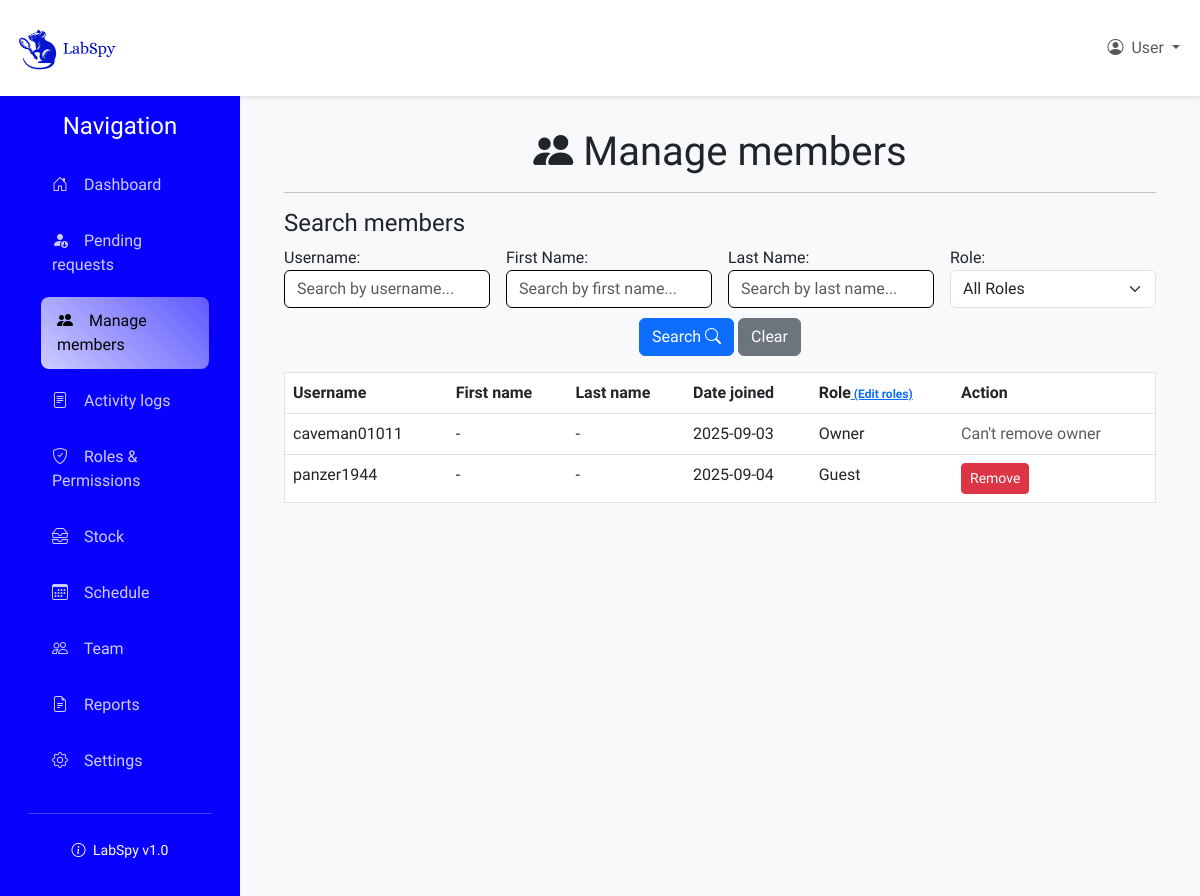
/labspaces/lab/E5PW8A/manage_members/ (signed in), run on an earlier commit of the app's database.
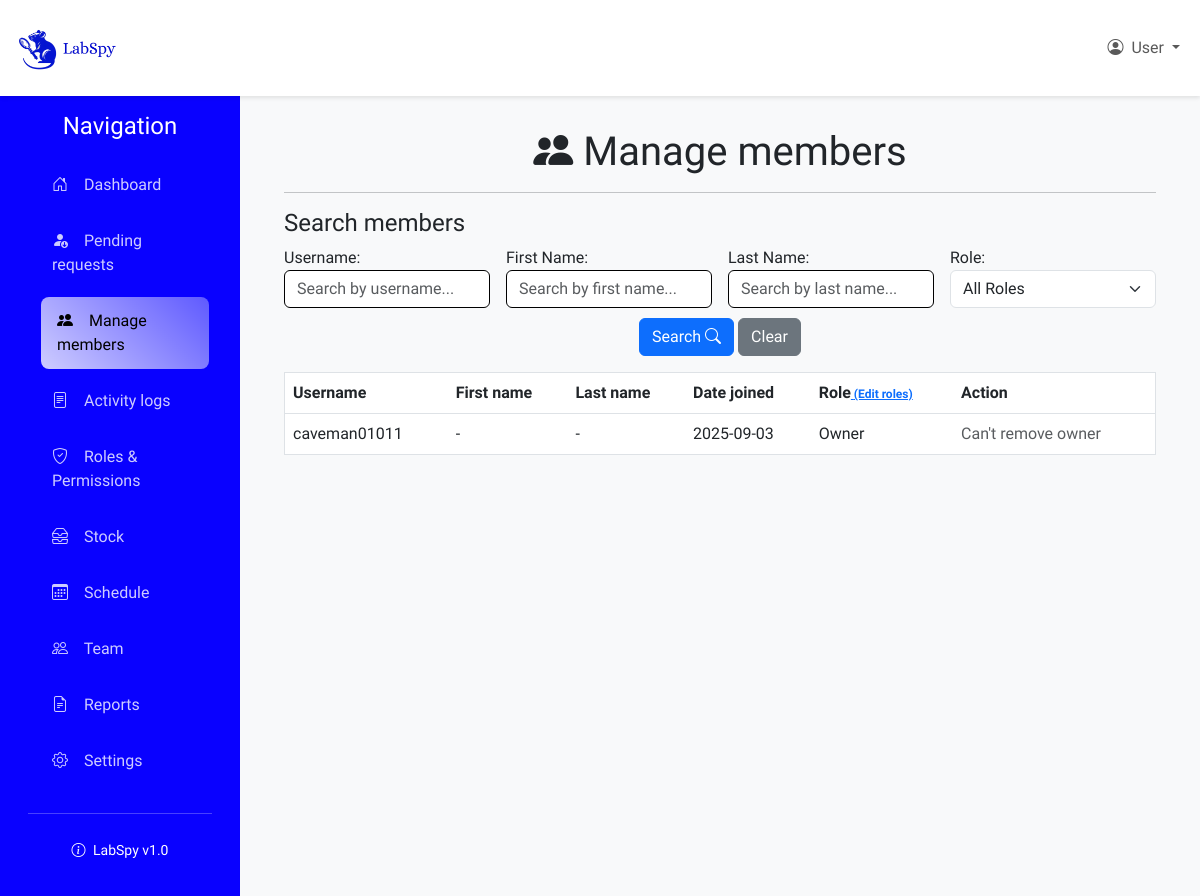
And on a later commit of the database.
### labspaces/models.py (models this page shows, shortened)
class LabMembership(models.Model):
    lab = models.ForeignKey(Lab, on_delete=models.CASCADE)
    user = models.ForeignKey(CustomUser, on_delete=models.CASCADE)
    role = models.ForeignKey(Role, default=1, on_delete=models.SET_DEFAULT)
    created_at = models.DateTimeField(auto_now_add=True)
    class Meta:
        unique_together = ('lab', 'user')

class Role(models.Model):
    name = models.CharField(max_length=64)
    description = models.CharField(max_length=255)
    lab = models.ForeignKey(Lab, on_delete=models.CASCADE, null=True, blank=True)
    is_default = models.BooleanField(default=False)
    created_at = models.DateTimeField(auto_now_add=True)
    updated_at = models.DateTimeField(auto_now = True)
    class Meta:
        unique_together = ('lab', 'name', 'is_default')

### users/models.py (models this page shows)
class CustomUser(AbstractUser):
    phone_number = models.CharField(max_length=8, blank=True, null=True)
    date_joined = models.DateTimeField(auto_now_add=True, null=True, blank=True)

### labspaces/views.py (the view)
# urls.py: path('lab/<str:code>/manage_members/', views.manage_members, name='manage_members'),
@login_required
def manage_members(request, code):
    if not is_lab_admin(request.user, code):
        return HttpResponseForbidden("You are not authorized to view this page")
    try:
        labspace = Lab.objects.get(code=code)
        search_form = UserManagementSearchForm(request.GET)
        lab_members = LabMembership.objects.filter(
            lab=labspace,
            role__name__in=['owner', 'member', 'manager', 'guest'],
            role__is_default=True
        ).select_related('user').order_by('role', 'user__username')
        if search_form.is_valid():
            username = search_form.cleaned_data.get('username')
            first_name = search_form.cleaned_data.get('first_name')
            last_name = search_form.cleaned_data.get('last_name')
            role = search_form.cleaned_data.get('role')
            if username:
                lab_members = lab_members.filter(user__username__icontains=username)
            if first_name:
                lab_members = lab_members.filter(user__first_name__icontains=first_name)
            if last_name:
                lab_members = lab_members.filter(user__last_name__icontains=last_name)
            if role:
                lab_members = lab_members.filter(role__name__iexact=role)
        return render(request, 'labspaces/manage_members.html', {
            'labspace': labspace,
            'lab_members': lab_members,
            'search_form': search_form
        })
    except Lab.DoesNotExist:
        raise Http404("Lab not found")

### labspaces/context_processors.py (called while the page is built)
def lab_admin_status(request):
    context = {'user_is_admin': False, 'current_lab': None}
    if request.user.is_authenticated:
        try:
            lab_code = get_lab_code_from_url(request)
            if lab_code != "":
                try:
                    lab = Lab.objects.get(code=lab_code)
                    owner_role = Role.objects.get(name='owner', is_default=True, lab__isnull=True)
                    is_admin = LabMembership.objects.filter(
                        lab=lab,
                        user=request.user,
                        role=owner_role
                    ).exists()
                    if is_admin:
                        context['user_is_admin'] = True
                        context['current_lab'] = lab
                except Lab.DoesNotExist:
                    pass
        except Exception as e:
            pass
    return context

### labspaces/models.py (called while the page is built)
    def has_pending_requests(self):
        try:
            pending_role = Role.objects.get(name='pending', is_default=True, lab__isnull=True)
            return LabMembership.objects.filter(lab=self, role=pending_role).exists()
        except Role.DoesNotExist:
            return False

### labspaces/util.py (called while the page is built)
def get_lab_code_from_url(request):
    lab_code = ""
    if request.user.is_authenticated:
        resolved = resolve(request.path)
        if 'code' in resolved.kwargs:
            lab_code = resolved.kwargs['code']
    return lab_code

### labspaces/views.py (called while the page is built)
def is_lab_admin(user, lab_code):
    try:
        lab = Lab.objects.get(code=lab_code)
        owner_role = Role.objects.get(name='owner', is_default=True, lab__isnull=True)
        manager_role = Role.objects.get(name='manager', is_default=True, lab__isnull=True)
        return LabMembership.objects.filter(
            lab=lab,
            user=user,
            role__in=[owner_role, manager_role]
        ).exists()
    except Lab.DoesNotExist:
        return False

### labspaces/templates/labspaces/manage_members.html (shortened to what this page needs)
{% extends 'labspaces/lab_layout.html' %}
{% block content %}
<h1 class="text-center"><i class="bi bi-people-fill"></i> Manage members</h1>
<hr>
<h4 class="text-left">Search members</h4>
<form method="get" class="row g-3">
    <div class="col-md-3">
        {{ search_form.username.label_tag }}
        {{ search_form.username }}
    </div>
    <div class="col-md-3">
        {{ search_form.first_name.label_tag }}
        {{ search_form.first_name }}
    </div>
    <div class="col-md-3">
        {{ search_form.last_name.label_tag }}
        {{ search_form.last_name }}
    </div>
    <div class="col-md-3">
        {{ search_form.role.label_tag }}
        {{ search_form.role }}
    </div>
    <div class="col-12 text-center mb-3 mt-0">
        <button type="submit" class="btn btn-primary">Search <i class="bi bi-search"></i></button>
        <a href="{% url 'labspaces:manage_members' code=labspace.code %}" class="btn btn-secondary">Clear</a>
    </div>
</form>
<div class="table-responsive" style="max-height: 610px; overflow-y: auto;">
<table class="table table-hover border mb-0">
    <thead>
        <tr>
            <th scope="col">Username</th>
            <th scope="col">First name</th>
            <th scope="col">Last name</th>
            <th scope="col">Date joined</th>
            <th scope="col">Role<a class="link-small" href="{% url 'labspaces:manage_permissions' code=current_lab.code %}" > (Edit roles)</a></th>
            <th scope="col">Action</th>
        </tr>
    </thead>
    <tbody>
        {% for member in lab_members %}
        <tr>
            <td>{{ member.user.username|truncatechars:16 }}</td>
            <td>{{ member.user.first_name|default:"-"|truncatechars:16 }}</td>
            <td>{{ member.user.last_name|default:"-"|truncatechars:16 }}</td>
            <td>{{ member.created_at|date:"Y-m-d" }}</td>
            <td>{{ member.role.name|capfirst|truncatechars:16 }}</td>
            <td>
                {% if member.role.name != 'owner' %}
                <form action="{% url 'labspaces:remove_member' %}" method="post" style="display:inline;">
                    <button type="submit" class="btn btn-danger btn-sm" title="Remove member">
                        Remove
                    </button>
                </form>
                {% else %}
                <span class="text-muted">Can't remove owner</span>
                {% endif %}
            </td>
        </tr>
        {% empty %}
        <tr>
            <td colspan="7" class="text-center">No members found.</td>
        </tr>
        {% endfor %}
    </tbody>
</table>
</div>
{% endblock %}

### labspaces/templates/labspaces/lab_layout.html (shortened to what this page needs)
{% load static %}
<!DOCTYPE html>
<html lang="en">
<head>
    <link rel="stylesheet" href="{% static 'labspaces/styles.css' %}">
    <link href="https://cdn.jsdelivr.net/npm/bootstrap@5.3.0/dist/css/bootstrap.min.css" rel="stylesheet">
    <link href="https://cdn.jsdelivr.net/npm/bootstrap-icons@1.10.0/font/bootstrap-icons.css" rel="stylesheet">
</head>
<body>
    <nav class="navbar navbar-expand-lg navbar-light">
        <div class="container-fluid">
            <a class="navbar-brand fw-bold" href="{% url 'labspaces:home' %}">
                <img src="{% static 'spy/labspy-mark-nobg.png' %}" alt="LabSpy" class="logo">
            </a>
            <div class="navbar-nav ms-auto">
                <div class="nav-item dropdown">
                    <a class="nav-link dropdown-toggle" href="#" role="button" data-bs-toggle="dropdown">
                        <i class="bi bi-person-circle me-1"></i>
                        User
                    </a>
                </div>
            </div>
        </div>
    </nav>
    <div class="container-fluid">
        <div class="row">
            <nav class="col-lg-3 col-md-4 col-sm-12 sidebar " id="sidebar">
                <div class="p-3">
                    <h4 class="text-center mb-3">
                        Navigation
                    </h4>
                    <ul class="nav flex-column">
                        <li class="nav-item">
                            <a class="nav-link {% if request.resolver_match.url_name == 'labspace_view' %}active{% endif %}"
                               href="{% if current_lab %}{% url 'labspaces:labspace_view' code=current_lab.code %}{% else %}{% url 'labspaces:home' %}{% endif %}">
                                <i class="bi bi-house-door"></i>
                                Dashboard
                            </a>
                        </li>
                        {% if user_is_admin and current_lab %}
                        <li class="nav-item ">
                            <a class="nav-link {% if request.resolver_match.url_name == 'pending_requests' %}active{% endif %} "
                               href="{% url 'labspaces:pending_requests' code=current_lab.code %}">
                                <i class="bi bi-person-fill-down"></i>
                                Pending requests
                            </a>
                        </li>
                        <li class="nav-item">
                            <a class="nav-link {% if request.resolver_match.url_name == 'manage_members' %}active{% endif %}"
                               href="{% url 'labspaces:manage_members' code=current_lab.code %}">
                                <i class="bi bi-people-fill"></i>
                                Manage members
                            </a>
                        </li>
                        <li class="nav-item">
                            <a class="nav-link" href="#">
                                <i class="bi bi-file-text"></i>
                                Activity logs
                            </a>
                        </li>
                        <li class="nav-item">
                            <a class="nav-link {% if request.resolver_match.url_name == 'manage_permissions' %}active{% endif %}"
                               href="{% url 'labspaces:manage_permissions' code=current_lab.code %}">
                                <i class="bi bi-shield-check"></i>
                                Roles & Permissions
                            </a>
                        </li>
                        {% endif %}
                        <li class="nav-item">
                            <a class="nav-link" href="#">
                                <i class="bi bi-inboxes"></i>
                                Stock
                            </a>
                        </li>
                        <li class="nav-item">
                            <a class="nav-link" href="#">
                                <i class="bi bi-calendar3"></i>
                                Schedule
                            </a>
                        </li>
                        <li class="nav-item">
                            <a class="nav-link" href="#">
                                <i class="bi bi-people"></i>
                                Team
                            </a>
                        </li>
                        <li class="nav-item">
                            <a class="nav-link" href="#">
                                <i class="bi bi-file-earmark-text"></i>
                                Reports
                            </a>
                        </li>
                        <li class="nav-item">
                            <a class="nav-link" href="#">
                                <i class="bi bi-gear"></i>
                                Settings
                            </a>
                        </li>
                    </ul>
                    <hr class="my-4">
                    <div class="text-center">
                        <small class="text-white">
                            <i class="bi bi-info-circle me-1"></i>
                            LabSpy v1.0
                        </small>
                    </div>
                </div>
            </nav>
            <main class="col-lg-9 col-md-8 col-sm-12 main-content">
                <div class="content-wrapper">
                    {% block content %}
                    {% endblock %}
                </div>
            </main>
        </div>
    </div>
</body>
</html>

### labspaces/static/labspaces/styles.css (style rules this page uses)
* { margin: 0; padding: 0; box-sizing: border-box; font-family: 'Urbanist', sans-serif; }
.sidebar, #sidebar { min-height: 100vh; background: rgb(9, 1, 255); color: white; width: 20%; transition: all 0.1s; }
.sidebar .nav-link { color: rgba(255, 255, 255, 0.8); padding: 0.75rem 1rem; border-radius: 0.5rem; margin: 0.25rem 0.5rem; transition: all 0.1s; }
.sidebar .nav-link:hover, .sidebar .nav-link.active { color: rgb(0, 0, 0); background: linear-gradient(45deg,rgba(255, 255, 255, 0.8) 0%, rgba(255, 255, 255, 0.35) 100%); transform: translateX(5px); }
.sidebar .nav-link i, .sidebar .nav-link svg { margin-right: 0.75rem; width: 20px; }
.main-content { min-height: 100vh; background-color: #f8f9fa; width: 80% !important; }
.navbar { background: white; box-shadow: 0 2px 4px rgba(0,0,0,0.1); }
.navbar-brand img { width: 120px; height: 70px; }
.content-wrapper { padding: 2rem; }
.form-control { border-radius: 10px; border: 1px solid #000000 !important; padding: 10px; margin-bottom: 10px; width: 100%; }
.link-small { font-size: 12px; }

What changed in the data, as far as the page shows it:
removed LabMembership: user.username "panzer1944", user.first_name "-", user.last_name "-", created_at "2025-09-04", role.name "Guest"
